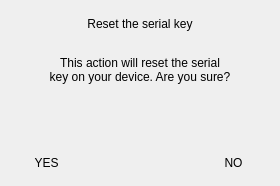
<?xml version="1.0" encoding="UTF-8"?>
<ui version="4.0">
 <class>PopupDialog</class>
 <widget class="QWidget" name="PopupDialog">
  <property name="geometry">
   <rect>
    <x>0</x>
    <y>0</y>
    <width>280</width>
    <height>186</height>
   </rect>
  </property>
  <property name="windowTitle">
   <string>Form</string>
  </property>
  <layout class="QHBoxLayout" name="horizontalLayout">
   <property name="spacing">
    <number>0</number>
   </property>
   <property name="leftMargin">
    <number>0</number>
   </property>
   <property name="topMargin">
    <number>0</number>
   </property>
   <property name="rightMargin">
    <number>0</number>
   </property>
   <property name="bottomMargin">
    <number>0</number>
   </property>
   <item>
    <widget class="KelGuiWidget" name="kelGuiWidget">
     <property name="cssStyle">
      <string>backgroundcolor</string>
     </property>
     <layout class="QVBoxLayout" name="verticalLayout">
      <property name="spacing">
       <number>0</number>
      </property>
      <property name="leftMargin">
       <number>0</number>
      </property>
      <property name="topMargin">
       <number>0</number>
      </property>
      <property name="rightMargin">
       <number>0</number>
      </property>
      <property name="bottomMargin">
       <number>0</number>
      </property>
      <item>
       <widget class="KelGuiLabel" name="lTitle">
        <property name="text">
         <string>Reset the serial key</string>
        </property>
        <property name="alignment">
         <set>Qt::AlignCenter</set>
        </property>
        <property name="cssStyle">
         <string>darkblue lato font20 normal</string>
        </property>
       </widget>
      </item>
      <item>
       <widget class="KelGuiLabel" name="lDescription">
        <property name="text">
         <string>This action will reset the serial
key on your device. Are you sure?</string>
        </property>
        <property name="alignment">
         <set>Qt::AlignCenter</set>
        </property>
        <property name="cssStyle">
         <string>gray font16 lato normal</string>
        </property>
       </widget>
      </item>
      <item>
       <widget class="KelGuiWidget" name="spacer2"/>
      </item>
      <item>
       <layout class="QHBoxLayout" name="horizontalLayout_2">
        <item>
         <widget class="KelGuiLabel" name="btnYes">
          <property name="text">
           <string>YES</string>
          </property>
          <property name="alignment">
           <set>Qt::AlignCenter</set>
          </property>
          <property name="cssStyle">
           <string>darkblue font14 lato normal</string>
          </property>
         </widget>
        </item>
        <item>
         <widget class="KelGuiWidget" name="spacer"/>
        </item>
        <item>
         <widget class="KelGuiLabel" name="btnNo">
          <property name="text">
           <string>NO</string>
          </property>
          <property name="alignment">
           <set>Qt::AlignCenter</set>
          </property>
          <property name="cssStyle">
           <string>darkblue font14 lato normal red</string>
          </property>
         </widget>
        </item>
       </layout>
      </item>
     </layout>
    </widget>
   </item>
  </layout>
 </widget>
 <customwidgets>
  <customwidget>
   <class>KelGuiLabel</class>
   <extends>QLabel</extends>
   <header>kelguilabel.h</header>
  </customwidget>
  <customwidget>
   <class>KelGuiWidget</class>
   <extends>QWidget</extends>
   <header>kelguiwidget.h</header>
   <container>1</container>
  </customwidget>
 </customwidgets>
 <resources/>
 <connections/>
</ui>
